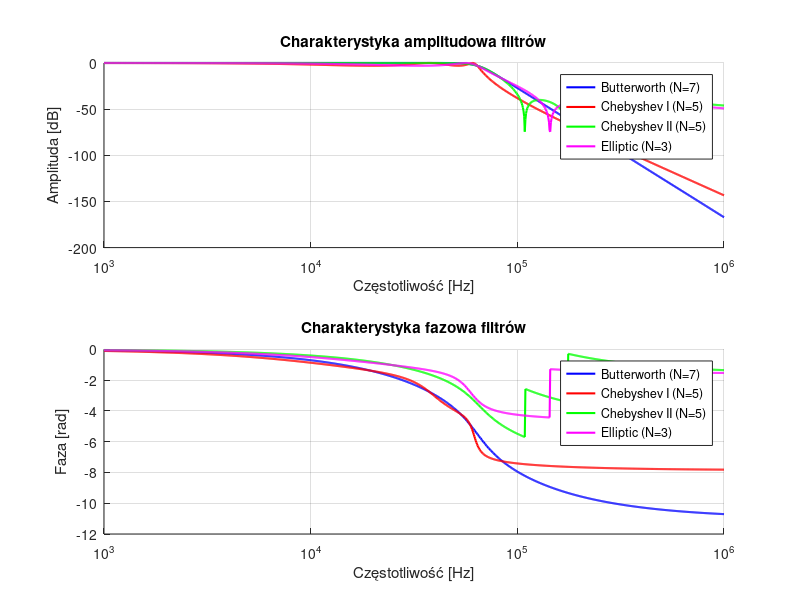
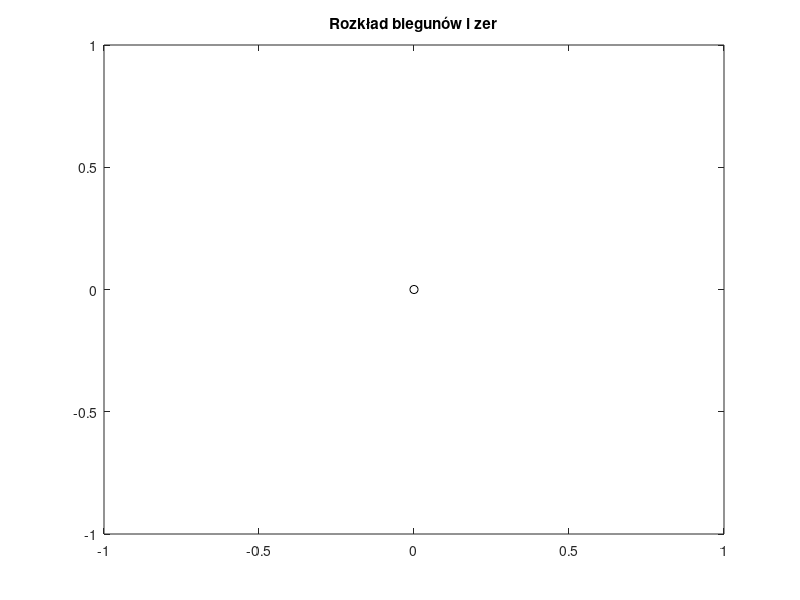

These figures' MATLAB source, in order:
clear all;
close all;
clc;

% Parametry
fs = 256e3; % [Hz] - częstotliwość próbkowania
fp = 64e3; % [Hz] - częstotliwość graniczna przepustowa
fsb = fs / 2; % [Hz] - częstotliwość graniczna zaporowa
Ap = 3; % [dB] - maksymalne zafalowanie w paśmie przepustowym
As = 40; % [dB] - minimalne tłumienie w paśmie zaporowym

% Przekształcamy na pulsacje (rad/s)
wp = 2 * pi * fp;
ws = 2 * pi * fsb;

% Zakres częstotliwości do rysowania charakterystyk
f = logspace(3, 6, 1000); % od 1 kHz do 1 MHz
w = 2 * pi * f;

% Filtry do porównania
filter_types = {'Butterworth', 'Chebyshev I', 'Chebyshev II', 'Elliptic'};

% Kolory wykresów
colors = {'b', 'r', 'g', 'm'};

figure;
subplot(2,1,1);
hold on;
title('Charakterystyka amplitudowa filtrów');
xlabel('Częstotliwość [Hz]');
ylabel('Amplituda [dB]');
grid on;

subplot(2,1,2);
hold on;
title('Charakterystyka fazowa filtrów');
xlabel('Częstotliwość [Hz]');
ylabel('Faza [rad]');
grid on;

figure;
hold on;
title('Rozkład biegunów i zer');
xlabel('Re(s)');
ylabel('Im(s)');
grid on;

for i = 1:length(filter_types)
    filter_type = filter_types{i};
    
    switch filter_type
        case 'Butterworth'
            [N, Wn] = buttord(wp, ws, Ap, As, 's');
            [b, a] = butter(N, Wn, 's');
            
        case 'Chebyshev I'
            [N, Wn] = cheb1ord(wp, ws, Ap, As, 's');
            [b, a] = cheby1(N, Ap, Wn, 's');
            
        case 'Chebyshev II'
            [N, Wn] = cheb2ord(wp, ws, Ap, As, 's');
            [b, a] = cheby2(N, As, Wn, 's');
            
        case 'Elliptic'
            [N, Wn] = ellipord(wp, ws, Ap, As, 's');
            [b, a] = ellip(N, Ap, As, Wn, 's');
    end
    
    H = tf(b, a);

    % Bieguny i zera
    figure(2);
    pzmap(H);
    plot(0, 0, 'ko'); % punkt zero
    title('Rozkład biegunów i zer');

    % Odpowiedź częstotliwościowa
    [mag, phase] = bode(H, w);
    mag = squeeze(20*log10(mag));
    phase = squeeze(phase) * pi / 180; % stopnie na radiany

    figure(1);
    subplot(2,1,1);
    semilogx(f, mag, 'Color', colors{i}, 'DisplayName', [filter_type ' (N=' num2str(N) ')'], 'LineWidth', 1.5);
    
    subplot(2,1,2);
    semilogx(f, phase, 'Color', colors{i}, 'DisplayName', [filter_type ' (N=' num2str(N) ')'], 'LineWidth', 1.5);
end

figure(1);
subplot(2,1,1);
legend;
subplot(2,1,2);
legend;
